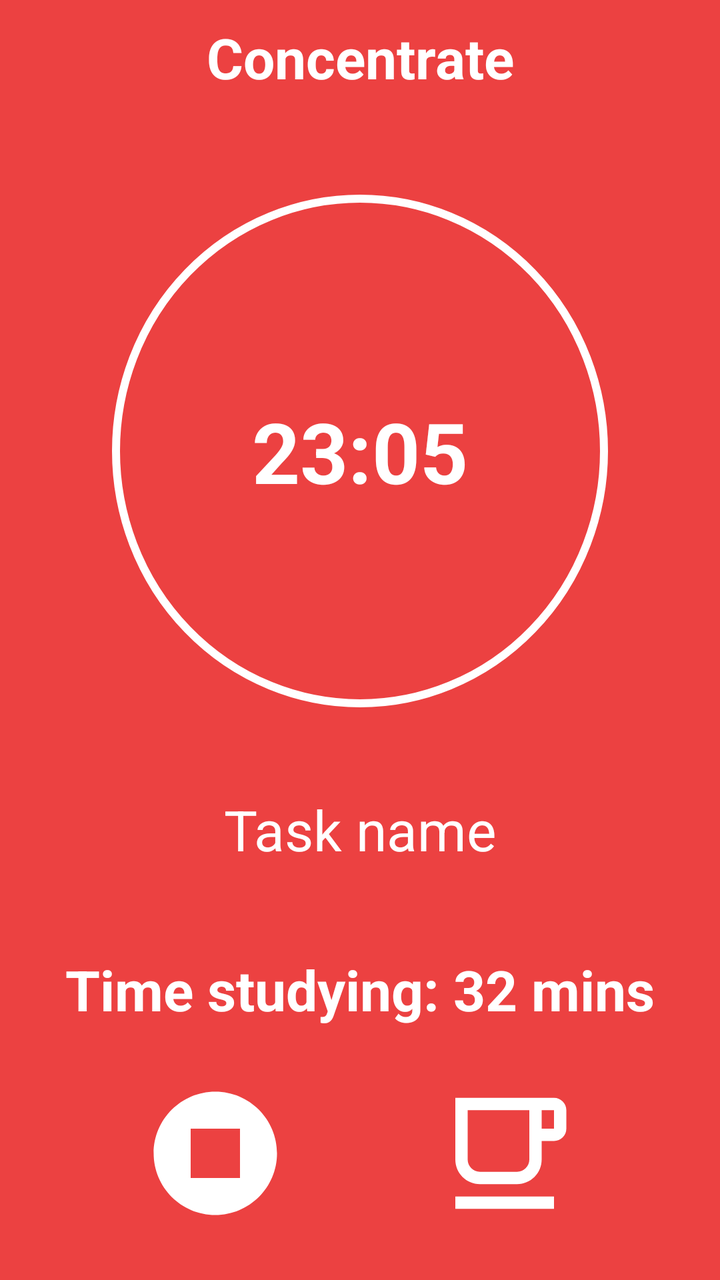
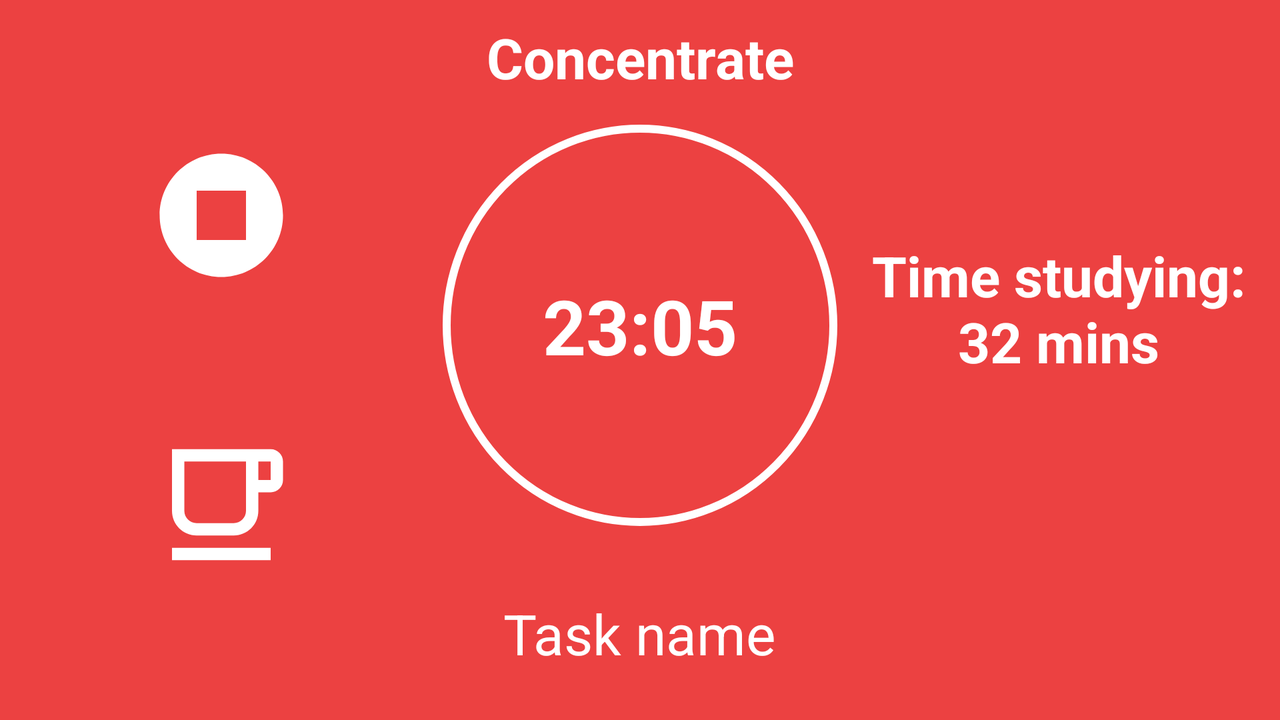

Compare how this app lays out the same screen by default and in its alternative resource folder. The renders come first, then the two layout files and the values they reference.
<!-- AndroidManifest.xml: application theme Theme.FlowmodoroApp -->
<!-- res/layout/fragment_studying_screen.xml -->
<?xml version="1.0" encoding="utf-8"?>
<androidx.constraintlayout.widget.ConstraintLayout xmlns:android="http://schemas.android.com/apk/res/android"
    xmlns:app="http://schemas.android.com/apk/res-auto"
    xmlns:tools="http://schemas.android.com/tools"
    android:layout_width="match_parent"
    android:layout_height="match_parent"
    android:background="?attr/colorPrimary">


    <TextView
        android:id="@+id/tv_concentrate"
        android:layout_width="wrap_content"
        android:layout_height="wrap_content"
        android:layout_marginTop="10dp"
        android:gravity="center"
        android:text="@string/concentrate"
        android:textColor="?attr/colorOnPrimary"
        android:textSize="28sp"
        android:textStyle="bold"
        app:layout_constraintEnd_toEndOf="parent"
        app:layout_constraintStart_toStartOf="parent"
        app:layout_constraintTop_toTopOf="parent" />

    <TextView
        android:id="@+id/tv_timer"
        android:layout_width="wrap_content"
        android:layout_height="wrap_content"
        android:layout_marginTop="50dp"
        android:background="@drawable/flowmodoro_icon_circle"
        android:paddingHorizontal="70dp"
        android:paddingVertical="100dp"
        android:textColor="?attr/colorOnPrimary"
        android:textSize="42sp"
        android:textStyle="bold"
        app:layout_constraintEnd_toEndOf="parent"
        app:layout_constraintStart_toStartOf="parent"
        app:layout_constraintTop_toBottomOf="@id/tv_concentrate"
        tools:text="23:05" />

    <TextView
        android:id="@+id/tv_task_name"
        android:layout_width="wrap_content"
        android:layout_height="wrap_content"
        android:layout_marginTop="10dp"
        android:gravity="center"
        android:padding="6dp"
        android:text="@string/task_name"
        android:textColor="?attr/colorOnPrimary"
        android:textSize="28sp"
        app:layout_constraintBottom_toTopOf="@id/tv_time_study"
        app:layout_constraintEnd_toEndOf="parent"
        app:layout_constraintStart_toStartOf="parent"
        app:layout_constraintTop_toBottomOf="@id/tv_timer" />


    <TextView
        android:id="@+id/tv_time_study"
        android:layout_width="wrap_content"
        android:layout_height="wrap_content"
        android:layout_marginTop="10dp"
        android:gravity="center"
        android:textColor="?attr/colorOnPrimary"
        android:textSize="28sp"
        android:textStyle="bold"
        app:layout_constraintBottom_toTopOf="@id/iv_stop"
        app:layout_constraintEnd_toEndOf="parent"
        app:layout_constraintStart_toStartOf="parent"
        app:layout_constraintTop_toBottomOf="@id/tv_task_name"
        tools:text="Time studying: 32 mins" />


    <ImageView
        android:id="@+id/iv_stop"
        android:layout_width="wrap_content"
        android:layout_height="wrap_content"
        android:adjustViewBounds="true"
        android:backgroundTint="?attr/colorPrimary"
        android:src="@drawable/stop_circle"
        app:layout_constraintBottom_toBottomOf="parent"
        app:layout_constraintEnd_toStartOf="@id/iv_break"
        app:layout_constraintStart_toStartOf="parent"
        app:layout_constraintTop_toBottomOf="@id/tv_time_study"
        app:tint="?attr/colorOnPrimary" />

    <ImageView
        android:id="@+id/iv_break"
        android:layout_width="wrap_content"
        android:layout_height="wrap_content"
        android:adjustViewBounds="true"
        android:backgroundTint="?attr/colorPrimary"
        android:src="@drawable/free_breakfast"
        app:layout_constraintBottom_toBottomOf="parent"

        app:layout_constraintEnd_toEndOf="parent"
        app:layout_constraintStart_toEndOf="@id/iv_stop"
        app:layout_constraintTop_toBottomOf="@id/tv_time_study"
        app:tint="?attr/colorOnPrimary" />

</androidx.constraintlayout.widget.ConstraintLayout>
<!-- resources referenced by this layout -->
<resources>
  <!-- drawable flowmodoro_icon_circle (drawable) -->
  <?xml version="1.0" encoding="utf-8"?>
  <shape xmlns:android="http://schemas.android.com/apk/res/android"
      android:shape="oval">
      <solid android:color="?attr/colorPrimary"/>
      <stroke
          android:width="4dp"
          android:color="?attr/colorOnPrimary" />
  
  </shape>
  <!-- drawable free_breakfast (drawable) -->
  <vector android:height="74dp" android:tint="#FFFFFF"
      android:viewportHeight="24" android:viewportWidth="24"
      android:width="74dp" xmlns:android="http://schemas.android.com/apk/res/android">
      <path android:fillColor="@android:color/white" android:pathData="M4,19h16v2L4,21zM20,3L4,3v10c0,2.21 1.79,4 4,4h6c2.21,0 4,-1.79 4,-4v-3h2c1.11,0 2,-0.9 2,-2L22,5c0,-1.11 -0.89,-2 -2,-2zM16,13c0,1.1 -0.9,2 -2,2L8,15c-1.1,0 -2,-0.9 -2,-2L6,5h10v8zM20,8h-2L18,5h2v3z"/>
  </vector>
  <!-- drawable stop_circle (drawable) -->
  <vector android:height="74dp" android:tint="#FFFFFF"
      android:viewportHeight="24" android:viewportWidth="24"
      android:width="74dp" xmlns:android="http://schemas.android.com/apk/res/android">
      <path android:fillColor="@android:color/white" android:pathData="M12,2C6.48,2 2,6.48 2,12c0,5.52 4.48,10 10,10s10,-4.48 10,-10C22,6.48 17.52,2 12,2zM16,16H8V8h8V16z"/>
  </vector>
  <string name="concentrate">Concentrate</string>
  <string name="task_name">Task name</string>
  <style name="Theme.FlowmodoroApp" parent="Theme.MaterialComponents.Light.NoActionBar">
          
          <item name="colorPrimary">@color/light_red</item>
          <item name="colorPrimaryVariant">@color/dark_red</item>
          <item name="colorOnPrimary">@color/white</item>
          
          <item name="colorSecondary">#FFFFFF</item>
          <item name="colorSecondaryVariant">#FFFFFF</item>
          <item name="colorOnSecondary">@color/black</item>
          
          <item name="android:statusBarColor">@color/black</item>
           
  
      </style>
  <color name="light_red">#EC4141</color>
  <color name="dark_red">#B13333</color>
  <color name="white">#FFFFFFFF</color>
  <color name="black">#FF000000</color>
</resources>
<!-- res/layout-land/fragment_studying_screen.xml (the repository's variant of the layout above) -->
<!-- drawn on the phone turned sideways -->
<?xml version="1.0" encoding="utf-8"?>
<androidx.constraintlayout.widget.ConstraintLayout xmlns:android="http://schemas.android.com/apk/res/android"
    xmlns:app="http://schemas.android.com/apk/res-auto"
    xmlns:tools="http://schemas.android.com/tools"
    android:layout_width="match_parent"
    android:layout_height="match_parent"
    android:background="@color/light_red">


    <TextView
        android:id="@+id/tv_concentrate"
        android:layout_width="wrap_content"
        android:layout_height="wrap_content"
        android:layout_marginTop="10dp"
        android:text="@string/concentrate"
        android:textColor="@color/white"
        android:textSize="28dp"
        android:textStyle="bold"
        app:layout_constraintEnd_toEndOf="parent"
        app:layout_constraintStart_toStartOf="parent"
        app:layout_constraintTop_toTopOf="parent" />

    <TextView
        android:id="@+id/tv_timer"
        android:layout_width="wrap_content"
        android:layout_height="wrap_content"
        android:layout_marginTop="15dp"
        android:background="@drawable/flowmodoro_icon_circle"
        android:paddingHorizontal="50dp"
        android:paddingVertical="75dp"
        android:text="23:05"
        android:textColor="@color/white"
        android:textSize="38sp"
        android:textStyle="bold"
        app:layout_constraintEnd_toEndOf="parent"
        app:layout_constraintStart_toStartOf="parent"
        app:layout_constraintTop_toBottomOf="@id/tv_concentrate" />

    <TextView
        android:id="@+id/tv_task_name"
        android:layout_width="wrap_content"
        android:layout_height="wrap_content"
        android:layout_marginTop="10dp"
        android:text="@string/task_name"
        android:textColor="@color/white"
        android:textSize="28dp"
        app:layout_constraintBottom_toBottomOf="parent"
        app:layout_constraintEnd_toEndOf="parent"
        app:layout_constraintStart_toStartOf="parent"
        app:layout_constraintTop_toBottomOf="@id/tv_timer" />


    <TextView
        android:id="@+id/tv_time_study"
        android:layout_width="0dp"
        android:layout_height="wrap_content"
        android:layout_marginTop="10dp"
        android:gravity="center"
        android:padding="8dp"
        android:textColor="@color/white"
        android:textSize="28dp"
        android:textStyle="bold"
        app:layout_constraintBottom_toTopOf="@id/tv_task_name"
        app:layout_constraintEnd_toEndOf="parent"
        app:layout_constraintStart_toEndOf="@id/tv_timer"
        app:layout_constraintTop_toTopOf="parent"
        tools:text="Time studying: 32 mins" />


    <ImageView
        android:id="@+id/iv_stop"
        android:layout_width="wrap_content"
        android:layout_height="wrap_content"
        android:adjustViewBounds="true"
        android:backgroundTint="@color/light_red"
        android:src="@drawable/stop_circle"
        app:layout_constraintBottom_toTopOf="@id/iv_break"
        app:layout_constraintEnd_toStartOf="@id/tv_timer"
        app:layout_constraintStart_toStartOf="parent"
        app:layout_constraintTop_toTopOf="parent" />

    <ImageView
        android:id="@+id/iv_break"
        android:layout_width="wrap_content"
        android:layout_height="wrap_content"
        android:adjustViewBounds="true"
        android:backgroundTint="@color/light_red"
        android:src="@drawable/free_breakfast"
        app:layout_constraintBottom_toBottomOf="parent"
        app:layout_constraintEnd_toStartOf="@id/tv_timer"
        app:layout_constraintStart_toStartOf="parent"
        app:layout_constraintTop_toBottomOf="@id/iv_stop" />

</androidx.constraintlayout.widget.ConstraintLayout>
<!-- resources referenced by the variant -->
<!-- as the phone turned sideways resolves them -->
<resources>
  <color name="light_red">#EC4141</color>
  <color name="white">#FFFFFFFF</color>
  <!-- drawable flowmodoro_icon_circle (drawable) -->
  <?xml version="1.0" encoding="utf-8"?>
  <shape xmlns:android="http://schemas.android.com/apk/res/android"
      android:shape="oval">
      <solid android:color="?attr/colorPrimary"/>
      <stroke
          android:width="4dp"
          android:color="?attr/colorOnPrimary" />
  
  </shape>
  <!-- drawable free_breakfast (drawable) -->
  <vector android:height="74dp" android:tint="#FFFFFF"
      android:viewportHeight="24" android:viewportWidth="24"
      android:width="74dp" xmlns:android="http://schemas.android.com/apk/res/android">
      <path android:fillColor="@android:color/white" android:pathData="M4,19h16v2L4,21zM20,3L4,3v10c0,2.21 1.79,4 4,4h6c2.21,0 4,-1.79 4,-4v-3h2c1.11,0 2,-0.9 2,-2L22,5c0,-1.11 -0.89,-2 -2,-2zM16,13c0,1.1 -0.9,2 -2,2L8,15c-1.1,0 -2,-0.9 -2,-2L6,5h10v8zM20,8h-2L18,5h2v3z"/>
  </vector>
  <!-- drawable stop_circle (drawable) -->
  <vector android:height="74dp" android:tint="#FFFFFF"
      android:viewportHeight="24" android:viewportWidth="24"
      android:width="74dp" xmlns:android="http://schemas.android.com/apk/res/android">
      <path android:fillColor="@android:color/white" android:pathData="M12,2C6.48,2 2,6.48 2,12c0,5.52 4.48,10 10,10s10,-4.48 10,-10C22,6.48 17.52,2 12,2zM16,16H8V8h8V16z"/>
  </vector>
  <string name="concentrate">Concentrate</string>
  <string name="task_name">Task name</string>
  <style name="Theme.FlowmodoroApp" parent="Theme.MaterialComponents.Light.NoActionBar">
          
          <item name="colorPrimary">@color/light_red</item>
          <item name="colorPrimaryVariant">@color/dark_red</item>
          <item name="colorOnPrimary">@color/white</item>
          
          <item name="colorSecondary">#FFFFFF</item>
          <item name="colorSecondaryVariant">#FFFFFF</item>
          <item name="colorOnSecondary">@color/black</item>
          
          <item name="android:statusBarColor">@color/black</item>
           
  
      </style>
  <color name="dark_red">#B13333</color>
  <color name="black">#FF000000</color>
</resources>
